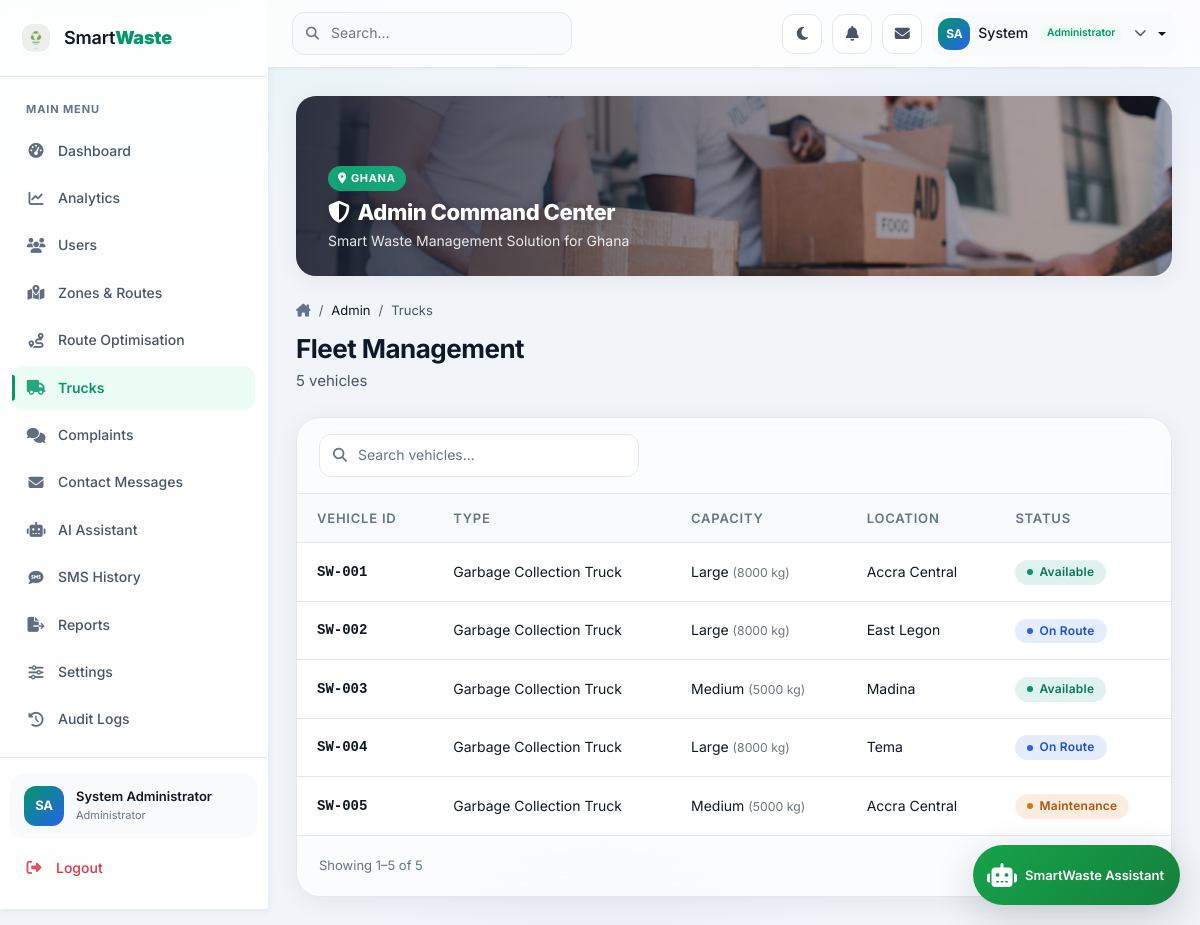
The page /index.php?url=admin/trucks (signed in) on the database its author committed.
### tables this page shows
CREATE TABLE users (
    id INT PRIMARY KEY AUTO_INCREMENT,
    role_id INT NOT NULL,
    email VARCHAR(255) NOT NULL UNIQUE,
    password_hash VARCHAR(255) NOT NULL,
    first_name VARCHAR(100) NOT NULL,
    last_name VARCHAR(100) NOT NULL,
    phone VARCHAR(20),
    avatar_url VARCHAR(500),
    is_active TINYINT(1) DEFAULT 0,
    email_verified TINYINT(1) DEFAULT 0,
    welcome_email_status ENUM('pending', 'sent', 'failed') NOT NULL DEFAULT 'pending',
    welcome_email_sent_at DATETIME NULL,
    verification_token VARCHAR(255),
    reset_token VARCHAR(255),
    reset_token_expires DATETIME,
    last_login DATETIME,
    created_at TIMESTAMP DEFAULT CURRENT_TIMESTAMP,
    updated_at TIMESTAMP DEFAULT CURRENT_TIMESTAMP ON UPDATE CURRENT_TIMESTAMP,
    FOREIGN KEY (role_id) REFERENCES roles(id)
);

CREATE TABLE roles (
    id INT PRIMARY KEY AUTO_INCREMENT,
    name VARCHAR(50) NOT NULL UNIQUE,
    description TEXT,
    created_at TIMESTAMP DEFAULT CURRENT_TIMESTAMP
);

CREATE TABLE trucks (
    id INT PRIMARY KEY AUTO_INCREMENT,
    plate_number VARCHAR(20) NOT NULL UNIQUE,
    model VARCHAR(100),
    capacity_kg INT,
    status ENUM('active', 'on_route', 'maintenance', 'breakdown', 'retired') DEFAULT 'active',
    zone_id INT,
    last_maintenance DATE,
    created_at TIMESTAMP DEFAULT CURRENT_TIMESTAMP,
    FOREIGN KEY (zone_id) REFERENCES collection_zones(id)
);

CREATE TABLE collection_zones (
    id INT PRIMARY KEY AUTO_INCREMENT,
    name VARCHAR(100) NOT NULL,
    description TEXT,
    region VARCHAR(100),
    is_active TINYINT(1) DEFAULT 1,
    created_at TIMESTAMP DEFAULT CURRENT_TIMESTAMP
);

CREATE TABLE smart_settings (
    id INT PRIMARY KEY AUTO_INCREMENT,
    setting_key VARCHAR(100) NOT NULL UNIQUE,
    setting_value JSON NOT NULL,
    description TEXT,
    updated_by INT,
    updated_at TIMESTAMP DEFAULT CURRENT_TIMESTAMP ON UPDATE CURRENT_TIMESTAMP,
    FOREIGN KEY (updated_by) REFERENCES users(id)
);

### views/admin/trucks.php (the view, shortened to what the rows shown need)
<thead><tr><th>Vehicle ID</th><th>Type</th><th>Capacity</th><th>Location</th><th>Status</th></tr></thead>
<tbody><?php foreach ($trucks as $t):
    $capacityLabel = ((int) ($t['capacity_kg'] ?? 0)) >= 7000 ? 'Large' : 'Medium';
?>
<tr>
    <td class="fw-bold font-monospace"><?= e($t['plate_number']) ?></td>
    <td><?= e($t['model'] ?: 'Garbage Collection Truck') ?></td>
    <td><?= e($capacityLabel) ?> <span class="text-secondary small">(<?= (int) $t['capacity_kg'] ?> kg)</span></td>
    <td><?= e($t['zone_name'] ?? '—') ?></td>
    <td><?= truckStatusBadge($t['status']) ?></td>
</tr>
<?php endforeach; ?></tbody>

### includes/helpers.php (shortened to what the rows shown need)
<?php
function e(string $str): string
{
    return htmlspecialchars($str, ENT_QUOTES, 'UTF-8');
}
function baseUrl(string $path = ''): string
{
    return rtrim(appConfig()['url'], '/') . '/index.php?url=' . ltrim($path, '/');
}
function asset(string $path): string
{
    $url = rtrim(appConfig()['url'], '/') . '/assets/' . ltrim($path, '/');
    $file = dirname(__DIR__) . '/assets/' . ltrim($path, '/');
    if (is_file($file)) {
        return $url . '?v=' . filemtime($file);
    }
    return $url;
}
function truckStatusLabel(string $status): string
{
    return match ($status) {
        'active' => 'Available',
        'on_route' => 'On Route',
        'maintenance' => 'Maintenance',
        'breakdown' => 'Breakdown',
        'retired' => 'Retired',
        default => ucwords(str_replace('_', ' ', $status)),
    };
}
function truckStatusBadge(string $status): string
{
    $map = [
        'active' => 'success',
        'on_route' => 'primary',
        'maintenance' => 'warning',
        'breakdown' => 'danger',
        'retired' => 'secondary',
    ];
    $class = $map[$status] ?? 'secondary';
    return '<span class="status-pill status-' . $class . '"><span class="status-dot"></span>' . e(truckStatusLabel($status)) . '</span>';
}

### views/partials/sidebar.php (shortened to what the rows shown need)
<?php
$role = $user['role_name'] ?? '';
$initials = strtoupper(substr($user['first_name'] ?? 'U', 0, 1) . substr($user['last_name'] ?? '', 0, 1));
$roleLabel = $config['roles'][$role] ?? str_replace('_', ' ', $role);
?>
<aside class="sidebar" id="sidebar">
    <div class="sidebar-footer">
        <div class="sidebar-user">
            <div class="sidebar-avatar"><?= e($initials) ?></div>
            <div class="sidebar-user-info">
                <div class="sidebar-user-name"><?= e($user['first_name'] . ' ' . $user['last_name']) ?></div>
                <div class="sidebar-user-role"><?= e($roleLabel) ?></div>
            </div>
        </div>
    </div>
</aside>

### views/partials/topbar.php (shortened to what the rows shown need)
<?php
$role = $user['role_name'] ?? '';
$initials = strtoupper(substr($user['first_name'] ?? 'U', 0, 1) . substr($user['last_name'] ?? '', 0, 1));
?>
<header class="topbar">
    <div class="topbar-right">
        <div class="dropdown profile-dropdown">
            <button class="dropdown-toggle border-0" type="button" data-bs-toggle="dropdown" aria-expanded="false">
                <div class="sidebar-avatar" style="width:32px;height:32px;font-size:0.75rem"><?= e($initials) ?></div>
                <span class="d-none d-md-inline"><?= e($user['first_name']) ?></span>
                <span class="d-none d-lg-inline badge rounded-pill ms-1" style="background:var(--color-primary-subtle);color:var(--color-primary);font-size:0.65rem;font-weight:600"><?= e($config['roles'][$role] ?? $role) ?></span>
                <i class="fa-solid fa-chevron-down ms-1 small text-muted"></i>
            </button>
        </div>
    </div>
</header>

### views/partials/chatbot.php (shortened to what the rows shown need)
<?php
$aiSettings = chatbotSettings();
$user = Auth::user();
$isResident = ($user['role_name'] ?? '') === 'resident';
$assistantName = e(trim($aiSettings['assistant_name'] ?? '') ?: 'SmartWaste Assistant');
?>
<link href="<?= asset('css/chatbot.css') ?>" rel="stylesheet">
<div id="sw-chatbot-root"
     data-csrf="<?= e(Csrf::token()) ?>"
     data-assistant="<?= $assistantName ?>"
     data-resident="<?= $isResident ? '1' : '0' ?>"
     data-contact="<?= e(baseUrl('contact')) ?>">
    <button type="button" class="sw-chat-launcher" aria-label="Open <?= $assistantName ?>">
        <span class="sw-chat-launcher-inner">
            <i class="fa-solid fa-robot"></i>
            <span class="sw-chat-launcher-label"><?= $assistantName ?></span>
        </span>
    </button>
</div>

### rows shown on the page
users: initials "SA", first_name+last_name "System Administrator", role.name "Administrator", first_name "System"
trucks: plate_number "SW-001", model "Garbage Collection Truck", capacity_kg "Large", capacity_kg "8000", zone.name "Accra Central", status "Available"
trucks: plate_number "SW-002", model "Garbage Collection Truck", capacity_kg "Large", capacity_kg "8000", zone.name "East Legon", status "On Route"
trucks: plate_number "SW-003", model "Garbage Collection Truck", capacity_kg "Medium", capacity_kg "5000", zone.name "Madina", status "Available"
trucks: plate_number "SW-004", model "Garbage Collection Truck", capacity_kg "Large", capacity_kg "8000", zone.name "Tema", status "On Route"
trucks: plate_number "SW-005", model "Garbage Collection Truck", capacity_kg "Medium", capacity_kg "5000", zone.name "Accra Central", status "Maintenance"
smart_settings: setting_value "SmartWaste Assistant"

### other values the page prints
$item['label'] "Dashboard"
$item['label'] "Analytics"
$item['label'] "Users"
$item['label'] "Zones & Routes"
$item['label'] "Route Optimisation"
$item['label'] "Trucks"
$item['label'] "Complaints"
$item['label'] "Contact Messages"
$item['label'] "AI Assistant"
$item['label'] "SMS History"
$item['label'] "Reports"
$item['label'] "Settings"
$item['label'] "Audit Logs"
str_replace('-', ' ', $part) "Admin"
str_replace('-', ' ', $part) "Trucks"
